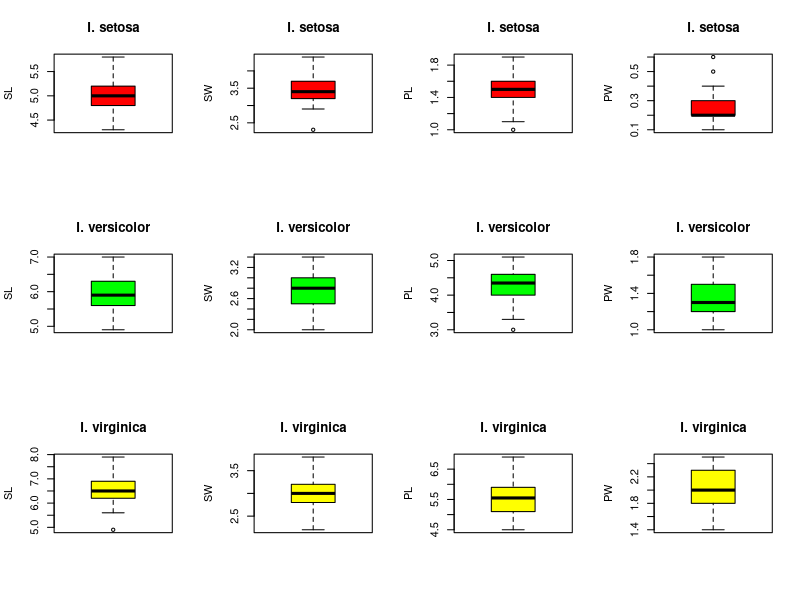

Reproduce this figure in R.
data("iris")
str(iris)


library(ggplot2)

# plot multiple traits for the three species
levels(iris$Species)


# ugly plots
par(mfrow=c(3,4)) 
boxplot(iris[iris$Species=="setosa", ]$Sepal.Length,
        main = "I. setosa",
        ylab = "SL",
        col = "red")
boxplot(iris[iris$Species=="setosa", ]$Sepal.Width,
        main = "I. setosa",
        ylab = "SW",
        col = "red")
boxplot(iris[iris$Species=="setosa", ]$Petal.Length,
        main = "I. setosa",
        ylab = "PL",
        col = "red")
boxplot(iris[iris$Species=="setosa", ]$Petal.Width,
        main = "I. setosa",
        ylab = "PW",
        col = "red")
boxplot(iris[iris$Species=="versicolor", ]$Sepal.Length,
        main = "I. versicolor",
        ylab = "SL",
        col = "green")
boxplot(iris[iris$Species=="versicolor", ]$Sepal.Width,
        main = "I. versicolor",
        ylab = "SW",
        col = "green")
boxplot(iris[iris$Species=="versicolor", ]$Petal.Length,
        main = "I. versicolor",
        ylab = "PL",
        col = "green")
boxplot(iris[iris$Species=="versicolor", ]$Petal.Width,
        main = "I. versicolor",
        ylab = "PW",
        col = "green")
boxplot(iris[iris$Species=="virginica", ]$Sepal.Length,
        main = "I. virginica",
        ylab = "SL",
        col = "yellow")
boxplot(iris[iris$Species=="virginica", ]$Sepal.Width,
        main = "I. virginica",
        ylab = "SW",
        col = "yellow")
boxplot(iris[iris$Species=="virginica", ]$Petal.Length,
        main = "I. virginica",
        ylab = "PL",
        col = "yellow")
boxplot(iris[iris$Species=="virginica", ]$Petal.Width,
        main = "I. virginica",
        ylab = "PW",
        col = "yellow")

